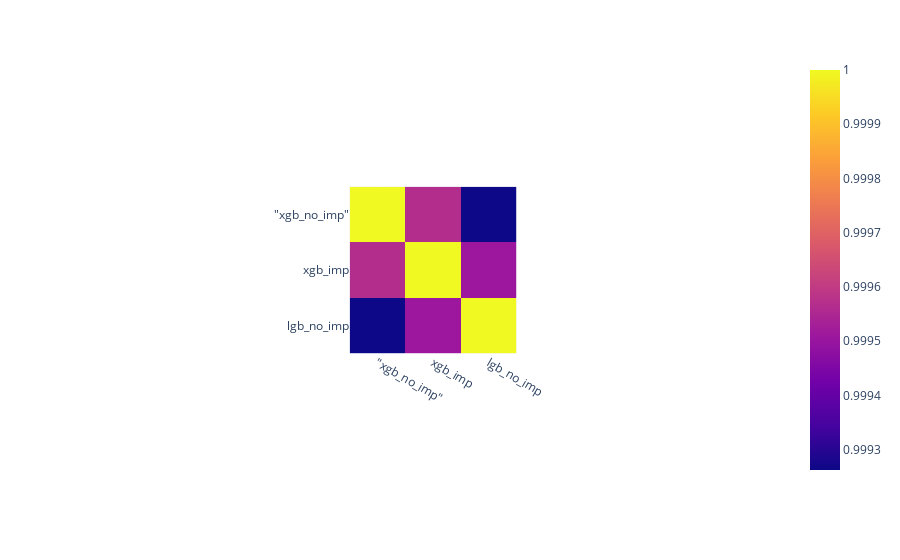

Here is the notebook cell this chart was saved with:
### Code cell
data = np.corrcoef([sub_6.claim, sub_2.claim, sub_5.claim,])
fig=px.imshow(data, x=group_labels, y=group_labels)

fig.show()

### Figure 1 — Plotly figure (JSON) as saved in the notebook; plotly's stock layout.template omitted (floating-point values rounded to 4 significant figures)
{"data": [{"coloraxis": "coloraxis", "hovertemplate": "x: %{x}<br>y: %{y}<br>color: %{z}<extra></extra>", "name": "0", "type": "heatmap", "x": ["\"xgb_no_imp\"", "xgb_imp", "lgb_no_imp"], "xaxis": "x", "y": ["\"xgb_no_imp\"", "xgb_imp", "lgb_no_imp"], "yaxis": "y", "z": [[1, 0.9996, 0.9993], [0.9996, 1, 0.9995], [0.9993, 0.9995, 1]]}], "layout": {"autosize": true, "coloraxis": {"colorscale": [[0, "#0d0887"], [0.1111, "#46039f"], [0.2222, "#7201a8"], [0.3333, "#9c179e"], [0.4444, "#bd3786"], [0.5556, "#d8576b"], [0.6667, "#ed7953"], [0.7778, "#fb9f3a"], [0.8889, "#fdca26"], [1, "#f0f921"]]}, "margin": {"t": 60}, "xaxis": {"anchor": "y", "autorange": true, "constrain": "domain", "domain": [0.382, 0.618], "range": [-0.5, 2.5], "scaleanchor": "y", "type": "category"}, "yaxis": {"anchor": "x", "autorange": true, "constrain": "domain", "domain": [1.11e-16, 1.0], "range": [2.5, -0.5], "type": "category"}}}
